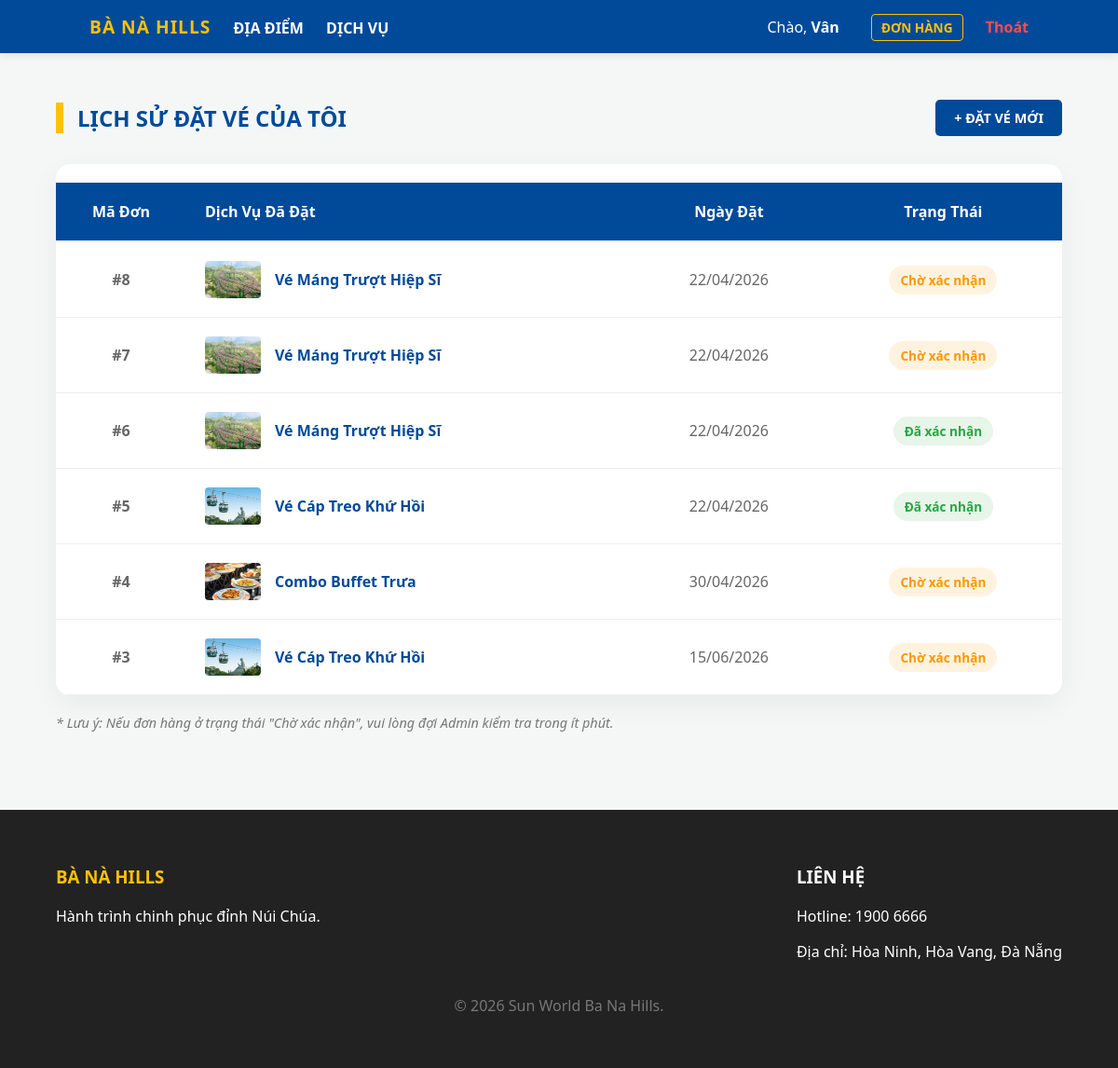
Page /banahills/pages/my_bookings.php (signed in) on the committed database.
### tables this page shows
CREATE TABLE `bookings` (
  `id` int(11) NOT NULL,
  `user_id` int(11) DEFAULT NULL,
  `service_id` int(11) DEFAULT NULL,
  `booking_date` date DEFAULT NULL,
  `status` varchar(50) DEFAULT 'Chờ xử lý'
);

CREATE TABLE `services` (
  `id` int(11) NOT NULL,
  `name` varchar(255) NOT NULL,
  `description` text DEFAULT NULL,
  `price` decimal(10,2) DEFAULT NULL,
  `image` varchar(255) DEFAULT 'default.jpg'
);

### banahills/pages/my_bookings.php (the view, shortened to what this page needs)
<?php
include '../core_shared/header.php';
$user_id = $_SESSION['user_id'];
?>
<div class="container" style="margin-top: 30px;">
    <div style="display: flex; justify-content: space-between; align-items: center; margin-bottom: 30px;">
        <h2 style="color: #004a99; border-left: 8px solid #ffc107; padding-left: 15px; margin: 0;">LỊCH SỬ ĐẶT VÉ CỦA TÔI</h2>
        <a href="services.php" style="background: #004a99; color: white; padding: 10px 20px; text-decoration: none; border-radius: 5px; font-weight: bold; font-size: 0.9rem;">+ ĐẶT VÉ MỚI</a>
    </div>
    <div style="background: white; border-radius: 15px; overflow: hidden; box-shadow: 0 10px 30px rgba(0,0,0,0.05);">
        <table style="width: 100%; border-collapse: collapse;">
            <thead>
                <tr style="background: #f8f9fa; border-bottom: 2px solid #eee;">
                    <th style="padding: 20px; text-align: center; width: 100px;">Mã Đơn</th>
                    <th style="padding: 20px; text-align: left;">Dịch Vụ Đã Đặt</th>
                    <th style="padding: 20px; text-align: center;">Ngày Đặt</th>
                    <th style="padding: 20px; text-align: center;">Trạng Thái</th>
                </tr>
            </thead>
            <tbody>
                <?php
                $sql = "SELECT bookings.*, services.name as sname, services.image as simg
                        FROM bookings
                        JOIN services ON bookings.service_id = services.id
                        WHERE bookings.user_id = $user_id
                        ORDER BY bookings.id DESC";
                $res = mysqli_query($conn, $sql);
                if (mysqli_num_rows($res) > 0):
                    while ($row = mysqli_fetch_assoc($res)):
                        $status = $row['status'];
                        $color = ($status == 'Đã xác nhận') ? '#28a745' : '#ff9800';
                        $bg_light = ($status == 'Đã xác nhận') ? '#e8f5e9' : '#fff3e0';
                ?>
                <tr style="border-bottom: 1px solid #f1f1f1;">
                    <td style="padding: 20px; text-align: center; font-weight: bold; color: #666;">
                        #<?php echo $row['id']; ?>
                    </td>
                    <td style="padding: 20px;">
                        <div style="display: flex; align-items: center; gap: 15px;">
                            <img src="/banahills/assets/images/<?php echo $row['simg']; ?>" style="width: 60px; height: 40px; object-fit: cover; border-radius: 4px;">
                            <span style="font-weight: bold; color: #004a99;"><?php echo $row['sname']; ?></span>
                        </div>
                    </td>
                    <td style="padding: 20px; text-align: center; color: #666;">
                        <?php echo date('d/m/Y', strtotime($row['booking_date'])); ?>
                    </td>
                    <td style="padding: 20px; text-align: center;">
                        <span style="background: <?php echo $bg_light; ?>; color: <?php echo $color; ?>; padding: 6px 12px; border-radius: 20px; font-weight: bold; font-size: 0.85rem;">
                            <?php echo $status; ?>
                        </span>
                    </td>
                </tr>
                <?php
                    endwhile;
                endif; ?>
            </tbody>
        </table>
    </div>
    <p style="margin-top: 20px; color: #777; font-size: 0.9rem; font-style: italic;">
        * Lưu ý: Nếu đơn hàng ở trạng thái "Chờ xác nhận", vui lòng đợi Admin kiểm tra trong ít phút.
    </p>
</div>
<?php include '../core_shared/footer.php'; ?>

### banahills/core_shared/header.php (style rules this page uses)
body { font-family: 'Segoe UI', Tahoma, Geneva, Verdana, sans-serif; margin: 0; background-color: #f4f7f6; color: #333; }
.container { max-width: 1200px; margin: 0 auto; padding: 20px 5%; }
table { width: 100%; border-collapse: collapse; background: white; margin-top: 20px; }
th { background: #004a99; color: white; padding: 15px; }
td { padding: 12px; border-bottom: 1px solid #eee; text-align: center; }

### rows in the picture
bookings: id "8", service.image (picture), service.name "Vé Máng Trượt Hiệp Sĩ", booking_date "22/04/2026", status "Chờ xác nhận"
bookings: id "7", service.image (picture), service.name "Vé Máng Trượt Hiệp Sĩ", booking_date "22/04/2026", status "Chờ xác nhận"
bookings: id "6", service.image (picture), service.name "Vé Máng Trượt Hiệp Sĩ", booking_date "22/04/2026", status "Đã xác nhận"
bookings: id "5", service.image (picture), service.name "Vé Cáp Treo Khứ Hồi", booking_date "22/04/2026", status "Đã xác nhận"
bookings: id "4", service.image (picture), service.name "Combo Buffet Trưa", booking_date "30/04/2026", status "Chờ xác nhận"
bookings: id "3", service.image (picture), service.name "Vé Cáp Treo Khứ Hồi", booking_date "15/06/2026", status "Chờ xác nhận"

### other values in the picture
$_SESSION['username'] "Vân"
